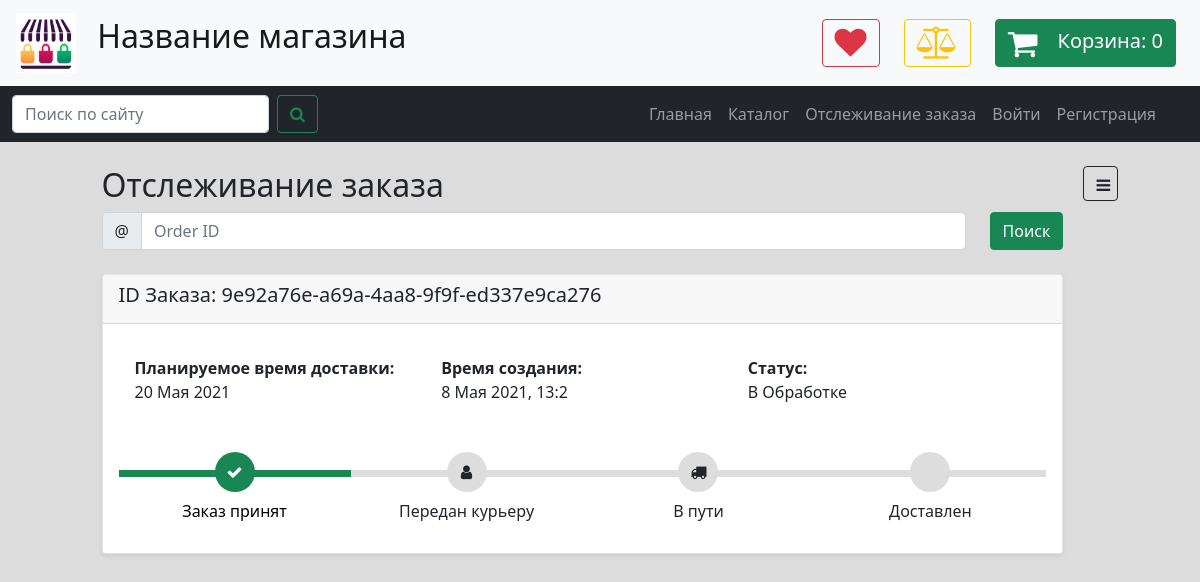
The page /orders/track/9e92a76e-a69a-4aa8-9f9f-ed337e9ca276 on the database its author committed.
### data/orders.py (models this page shows)
class Order(SqlAlchemyBase, SerializerMixin):
    __tablename__ = 'orders'
    id = sqlalchemy.Column(sqlalchemy.Integer,
                           primary_key=True, autoincrement=True)
    public_id = sqlalchemy.Column(sqlalchemy.String(50),
                                  unique=True,
                                  nullable=False,
                                  default=generate_uuid)
    description = sqlalchemy.Column(sqlalchemy.String, nullable=True)
    created_date = sqlalchemy.Column(sqlalchemy.DateTime,
                                     default=datetime.datetime.now)
    update_date = sqlalchemy.Column(sqlalchemy.DateTime,
                                     default=datetime.datetime.now)
    delivery_date = sqlalchemy.Column(sqlalchemy.DateTime)
    elements = orm.relation('OrderElement', back_populates='order')
    location_id = sqlalchemy.Column(sqlalchemy.Integer,
                                    sqlalchemy.ForeignKey("locations.id"))
    location = orm.relation('Location')
    status_id = sqlalchemy.Column(sqlalchemy.Integer,
                                  sqlalchemy.ForeignKey("order_statuses.id"))
    status = orm.relation('Status')
    user_id = sqlalchemy.Column(sqlalchemy.Integer,
                                sqlalchemy.ForeignKey("users.id"), nullable=True)
    user = orm.relation('User', back_populates='orders')

class Status(SqlAlchemyBase):
    __tablename__ = 'order_statuses'
    id = sqlalchemy.Column(sqlalchemy.Integer,
                           primary_key=True, autoincrement=True)
    name = sqlalchemy.Column(sqlalchemy.String, nullable=False, unique=True)
    full_name = sqlalchemy.Column(sqlalchemy.String, nullable=True)
    description = sqlalchemy.Column(sqlalchemy.String, nullable=True)

### routes/orders.py (the view, shortened to what this page needs)
@app.route('/orders/track/<string:public_id>')
def orders_track_page(public_id):
    form_id = request.args.get('public_id', None, type=str)
    if form_id:
        return redirect(url_for('orders_track_page', public_id=form_id))
    db_sess = db_session.create_session()
    order = db_sess.query(Order).filter_by(public_id=public_id).first()
    if order:
        template = render_template('orders_one_page.html',
                                   title='Заказ',
                                   order=order,
                                   time_format_func=ru_format_str_time)
        db_sess.close()
        return template
    else:
        db_sess.close()
        abort(404)

### data/db_session.py (called while the page is built)
def create_session() -> Session:
    global __factory
    if __factory:
        return __factory()

### tools.py (called while the page is built)
def ru_format_str_time(time: datetime.datetime, show_exact_time=True):
    s_month = MONTH_NAMES_RU[time.month]
    s_date = f'{time.day} {s_month} {time.year}'
    if show_exact_time:
        s_time = f', {time.hour}:{time.minute}'
    else:
        s_time = ''
    return s_date + s_time

### templates/orders_one_page.html (shortened to what this page needs)
{% extends "main_template.html" %}
{% block content %}
    <link rel="stylesheet" href="{{ url_for('static', filename='css/orders_page_v13.css') }}">
    <div class="container">
        <h2>Отслеживание заказа</h2>
        <form class="d-flex flex-row g-3 align-items-center">
            <div class="flex-fill">
                <div class="input-group">
                    <div class="input-group-text">@</div>
                    <input type="text" class="form-control"
                           name="public_id" id="searchOrderBox" placeholder="Order ID">
                </div>
            </div>
            <div class="ms-4">
                <button type="submit" class="btn btn-success">Поиск</button>
            </div>
        </form>
        <article class="card rounded shadow-sm mt-4 mb-4">
            <header class="card-header">
                <h5>ID Заказа: {{ order.public_id }}</h5>
            </header>
            <div class="card-body">
                <div class="card-body row">
                    <div class="col"><strong>Планируемое время доставки:</strong><br>
                        {{ time_format_func(order.delivery_date, show_exact_time=False) }}
                    </div>
                    <div class="col"><strong>Время создания:</strong><br>
                        {{ time_format_func(order.created_date) }}
                    </div>
                    <div class="col"><strong>Статус:</strong><br>
                        {{ order.status.full_name }}
                    </div>
                </div>
                <div class="track">
                    <div class="step {{ 'active' if order.status.id >= 1 else '' }}"><span class="icon"> <i
                            class="fa fa-check"></i> </span> <span
                            class="text"> Заказ принят </span></div>
                    <div class="step {{ 'active' if order.status.id >= 2 else '' }}"><span class="icon"> <i
                            class="fa fa-user"></i> </span> <span
                            class="text"> Передан курьеру </span></div>
                    <div class="step {{ 'active' if order.status.id >= 3 else '' }}"><span class="icon"> <i
                            class="fa fa-truck"></i> </span> <span
                            class="text"> В пути </span></div>
                    <div class="step {{ 'active' if order.status.id >= 4 else '' }}"><span class="icon">  </span> <span
                            class="text"> Доставлен </span></div>
                </div>
            </div>
        </article>
    </div>
{% endblock content %}

### static/css/main_stylesheet_v12.css (style rules this page uses)
body { background: #dcdcdc; }
.card { background: white; }

### static/css/orders_page_v13.css (style rules this page uses)
.card { position: relative; display: -webkit-box; display: -ms-flexbox; display: flex; -webkit-box-orient: vertical; -webkit-box-direction: normal; -ms-flex-direction: column; flex-direction: column; min-width: 0; word-wrap: break-word; background-color: #fff; background-clip: border-box; border: 1px solid rgba(0, 0, 0, 0.1); border-radius: 0.10rem }
.track { position: relative; background-color: #ddd; height: 7px; display: -webkit-box; display: -ms-flexbox; display: flex; margin-bottom: 60px; margin-top: 50px }
.track .step { -webkit-box-flex: 1; -ms-flex-positive: 1; flex-grow: 1; width: 25%; margin-top: -18px; text-align: center; position: relative }
.track .step.active:before { background: rgb(25, 135, 84) }
.track .step::before { height: 7px; position: absolute; content: ""; width: 100%; left: 0; top: 18px }
.track .step.active .icon { background: rgb(25, 135, 84); color: #fff }
.track .icon { display: inline-block; width: 40px; height: 40px; line-height: 40px; position: relative; border-radius: 100%; background: #ddd }
.track .step.active .text { font-weight: 400; color: #000 }
.track .text { display: block; margin-top: 7px }

### rows shown on the page
Order: public_id "9e92a76e-a69a-4aa8-9f9f-ed337e9ca276", delivery_date "20 Мая 2021", created_date "8 Мая 2021, 13:2"
Status: status.full_name "В Обработке"

### other values the page prints
{{ shop_name }} "Название магазина"
{{ session.get('cart', [])|length }} "0"
